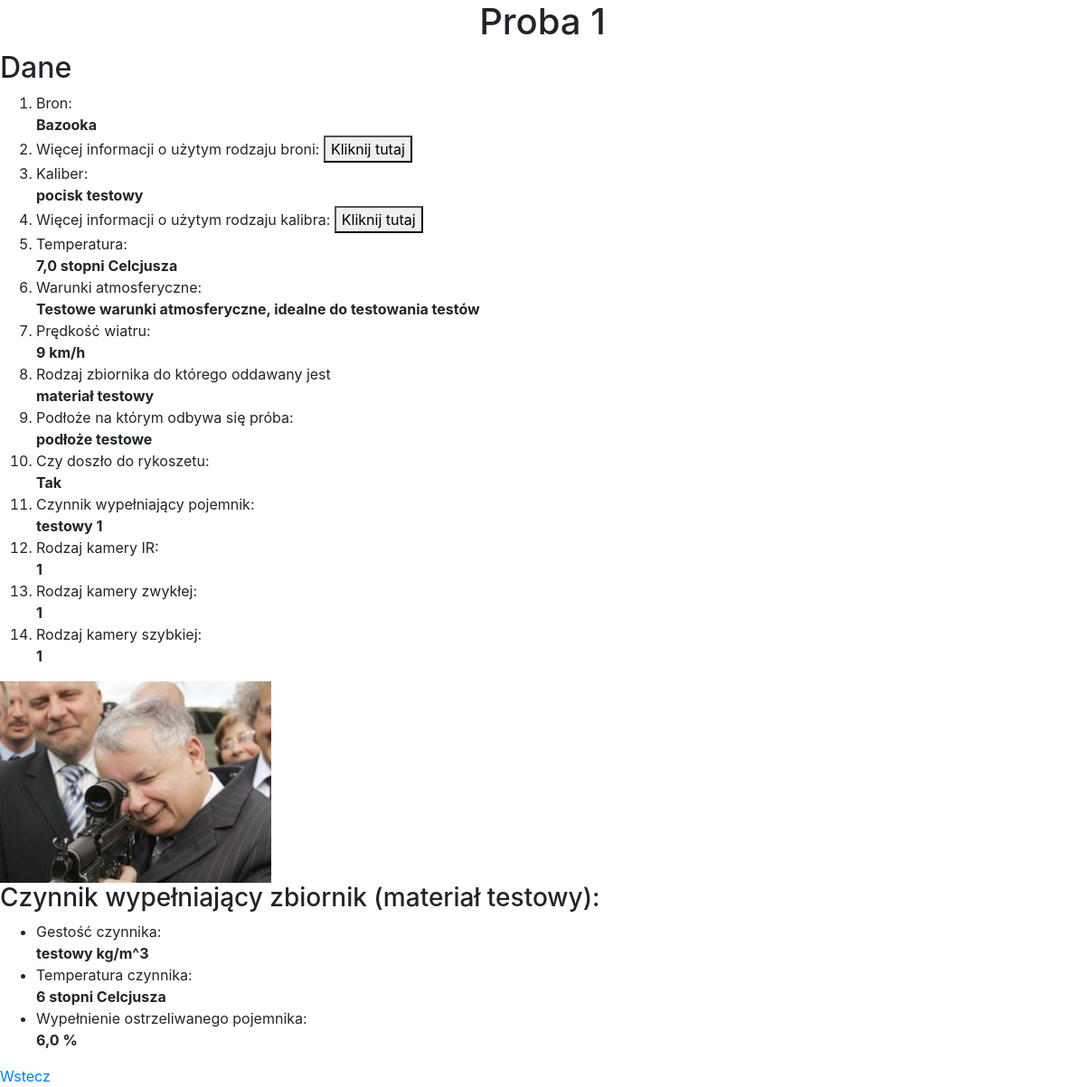
The page /1 on the database its author committed.
### proba_strzelnicza/models.py (models this page shows, shortened)
class Shot(models.Model):
    sample_id = models.CharField(
        verbose_name="id próby", max_length=64, db_column="id_proby"
    )
    weapon = models.ForeignKey(
        Weapon, on_delete=models.DO_NOTHING, db_column="id_broni"
    )
    bullet = models.ForeignKey(
        Bullet, on_delete=models.DO_NOTHING, db_column="id_pocisku"
    )
    temperature = models.FloatField(blank=True, null=True, db_column="temperatura")
    atmosferic_conditions = models.TextField(
        verbose_name="warunki_atmosferyczne", db_column="warunki_atmosferyczne"
    )
    wind_speed = models.IntegerField(
        verbose_name="predkosc_wiatru", db_column="predkosc_wiatru"
    )
    material = models.ForeignKey(Material, models.DO_NOTHING)
    base = models.ForeignKey(Base, models.DO_NOTHING, db_column="podloze")
    ricochet = models.ForeignKey(
        Ricochet, models.DO_NOTHING, db_column="rykoszet", null=True, blank=True
    )
    factor = models.ForeignKey(Factor, models.DO_NOTHING, db_column="czynnik")
    link = models.CharField(max_length=80)
    link_caliber = models.CharField(
        verbose_name="link kaliber",
        max_length=80,
        default="1",
        db_column="link_kaliber",
    )
    camera = models.CharField(
        verbose_name="kamera zwykła",
        max_length=64,
        default="1",
        db_column="kamera_zwykla",
    )
    slowmotion_camera = models.CharField(
        verbose_name="kamera szybka",
        max_length=64,
        default="1",
        db_column="kamera_szybka",
    )
    ir_camera = models.CharField(
        verbose_name="kamera ir", max_length=64, default="1", db_column="kamera_ir"
    )
    photo = models.ImageField(
        verbose_name="zdjęcie", upload_to="images/", null=True, db_column="zdjecie"
    )
    class Meta:
        db_table = "Proba_Strzelnicza"
        verbose_name = "Próba Strzelnicza"
        verbose_name_plural = "Próby Strzelnicze"

class Weapon(models.Model):
    name = models.CharField(
        verbose_name="nazwa", max_length=1024, unique=True, db_column="nazwa"
    )
    class Meta:
        db_table = "Bron"
        verbose_name = "Bron"
        verbose_name_plural = "Bronie"
    def __str__(self):
        return self.name

class Bullet(models.Model):
    name = models.CharField(
        verbose_name="nazwa", max_length=1024, unique=True, db_column="nazwa"
    )
    class Meta:
        db_table = "Pocisk"
        verbose_name = "Pocisk"
        verbose_name_plural = "Pociski"
    def __str__(self):
        return self.name

class Material(models.Model):
    material_type = models.CharField(
        verbose_name="materiał", max_length=1024, blank=True, db_column="material"
    )
    factor = models.ForeignKey(Factor, on_delete=models.DO_NOTHING)
    class Meta:
        verbose_name = "Materiał"
        verbose_name_plural = "Materiały"
    def __str__(self):
        return self.material_type

class Base(models.Model):
    base = models.CharField(
        verbose_name="podłoże", max_length=512, unique=True, db_column="podloze"
    )
    class Meta:
        db_table = "podloze"
        verbose_name = "Podłoże"
        verbose_name_plural = "Podłoża"
    def __str__(self):
        return self.base

class Factor(models.Model):
    name = models.CharField(verbose_name="czynnik", max_length=64, db_column="czynnik")
    parameter = models.CharField(
        verbose_name="parametr", max_length=64, db_column="parametr"
    )
    temperature = models.SmallIntegerField(
        verbose_name="temperatura", db_column="temperatura"
    )
    filling = models.FloatField(verbose_name="wypełnienie", db_column="wypelnienie")
    class Meta:
        db_table = "Czynniki"
        verbose_name = "Czynnik"
        verbose_name_plural = "Czynniki"
    def __str__(self):
        return self.name

### proba_strzelnicza/views.py (the view)
# urls.py: path("<int:sample_id>", shot_views.shot, name="proba_strzelnicza"),
def shot(request, sample_id):
    shot = Shot.objects.get(sample_id=sample_id)
    return render(request, "proba_strzelnicza.html", {"proba_strzelnicza": shot})

### static/templates/proba_strzelnicza.html (shortened to what this page needs)
{% extends "layout.html" %}
{% load static %}
{% block body %}
    <h1 style="text-align: center; font-size: 40px;">Proba {{ proba_strzelnicza.sample_id }}</h1>
    <h2>Dane</h2>
    <ol>
        <li>Bron:<div style="font-weight:bold">{{ proba_strzelnicza.weapon }}</div>
        </li>
        <li>Więcej informacji o użytym rodzaju broni:
            <a href="{{ proba_strzelnicza.link }}">
                <button>Kliknij tutaj</button>
            </a>
        </li>
        <li>Kaliber: <div style="font-weight:bold">{{ proba_strzelnicza.bullet }}</div></li>
        <li>Więcej informacji o użytym rodzaju kalibra:
            <a href="{{ proba_strzelnicza.link_caliber }}">
                <button>Kliknij tutaj</button>
            </a>
        </li>
        <li>Temperatura:<div> {{ proba_strzelnicza.temperature }} stopni Celcjusza</div></li>
        <li>Warunki atmosferyczne:<div> {{ proba_strzelnicza.atmosferic_conditions }}</div></li>
        <li>Prędkość wiatru:<div> {{ proba_strzelnicza.wind_speed }} km/h</div></li>
        <li>Rodzaj zbiornika do którego oddawany jest <div> {{ proba_strzelnicza.material }}</div></li>
        <li>Podłoże na którym odbywa się próba:<div> {{ proba_strzelnicza.base}}</div></li>
        <li>Czy doszło do rykoszetu:<div> {% if proba_strzelnicza.ricochet %} Tak  {% else %} Nie {% endif %}</div></li>
        <li>Czynnik wypełniający pojemnik:<div> {{ proba_strzelnicza.factor }}</div></li>
        <li>Rodzaj kamery IR:<div> {{ proba_strzelnicza.ir_camera }}</div></li>
        <li>Rodzaj kamery zwykłej:<div> {{ proba_strzelnicza.camera }}</div></li>
        <li>Rodzaj kamery szybkiej:<div> {{ proba_strzelnicza.slowmotion_camera }}</div></li>
    </ol>
    <img src={{ proba_strzelnicza.photo.url }}>
    <h3>Czynnik wypełniający zbiornik ({{ proba_strzelnicza.material}}): {{ proba_strzelnicza.czynnik }}</h3>
    <ul>
        <li>Gestość czynnika:<div> {{ proba_strzelnicza.factor.parameter }} kg/m^3</div></li>
        <li>Temperatura czynnika:<div> {{proba_strzelnicza.factor.temperature }} stopni Celcjusza</div></li>
        <li>Wypełnienie ostrzeliwanego pojemnika:<div> {{ proba_strzelnicza.factor.filling }} %</div></li>
    </ul>
    <a href="{% url 'index' %}">Wstecz</a>
{% endblock %}

### static/templates/layout.html (shortened to what this page needs)
<!DOCTYPE html>
<html lang="en">
<head>
    <link rel="stylesheet" href="https://stackpath.bootstrapcdn.com/bootstrap/4.5.0/css/bootstrap.min.css"
>
</head>
<body>
{% block body %}
        {% endblock %}
</body>
</html>

### static/templates/proba_strzelnicza.html (style rules this page uses)
div { font-weight: bold; }

### rows shown on the page
Shot: sample_id "1", weapon "Bazooka", bullet "pocisk testowy", temperature "7,0", atmosferic_conditions "Testowe warunki atmosferyczne, idealne do testowania testów", wind_speed "9", material "materiał testowy", base "podłoże testowe", factor "testowy 1", ir_camera "1", camera "1", slowmotion_camera "1", photo (picture), factor.parameter "testowy", factor.temperature "6", factor.filling "6,0"
